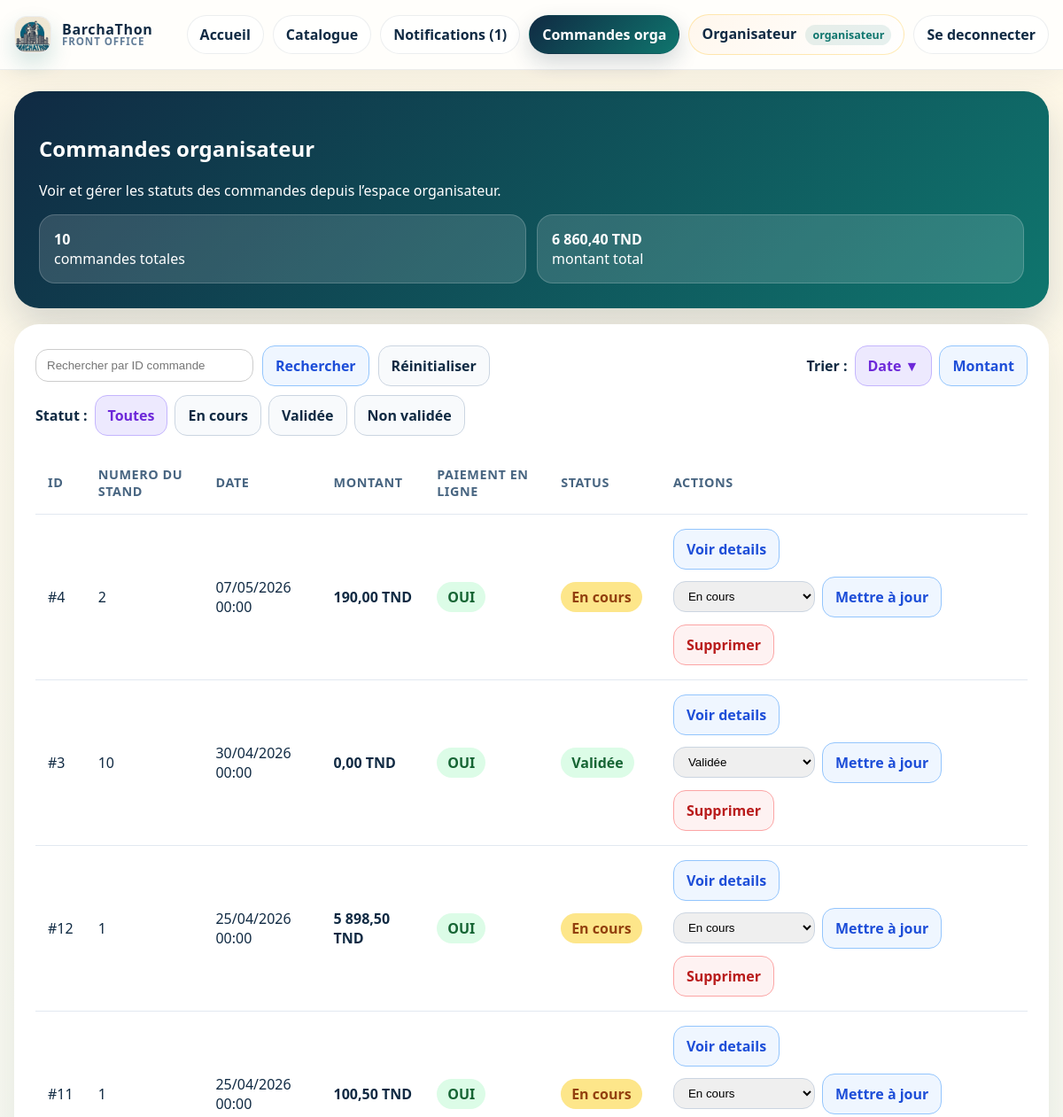
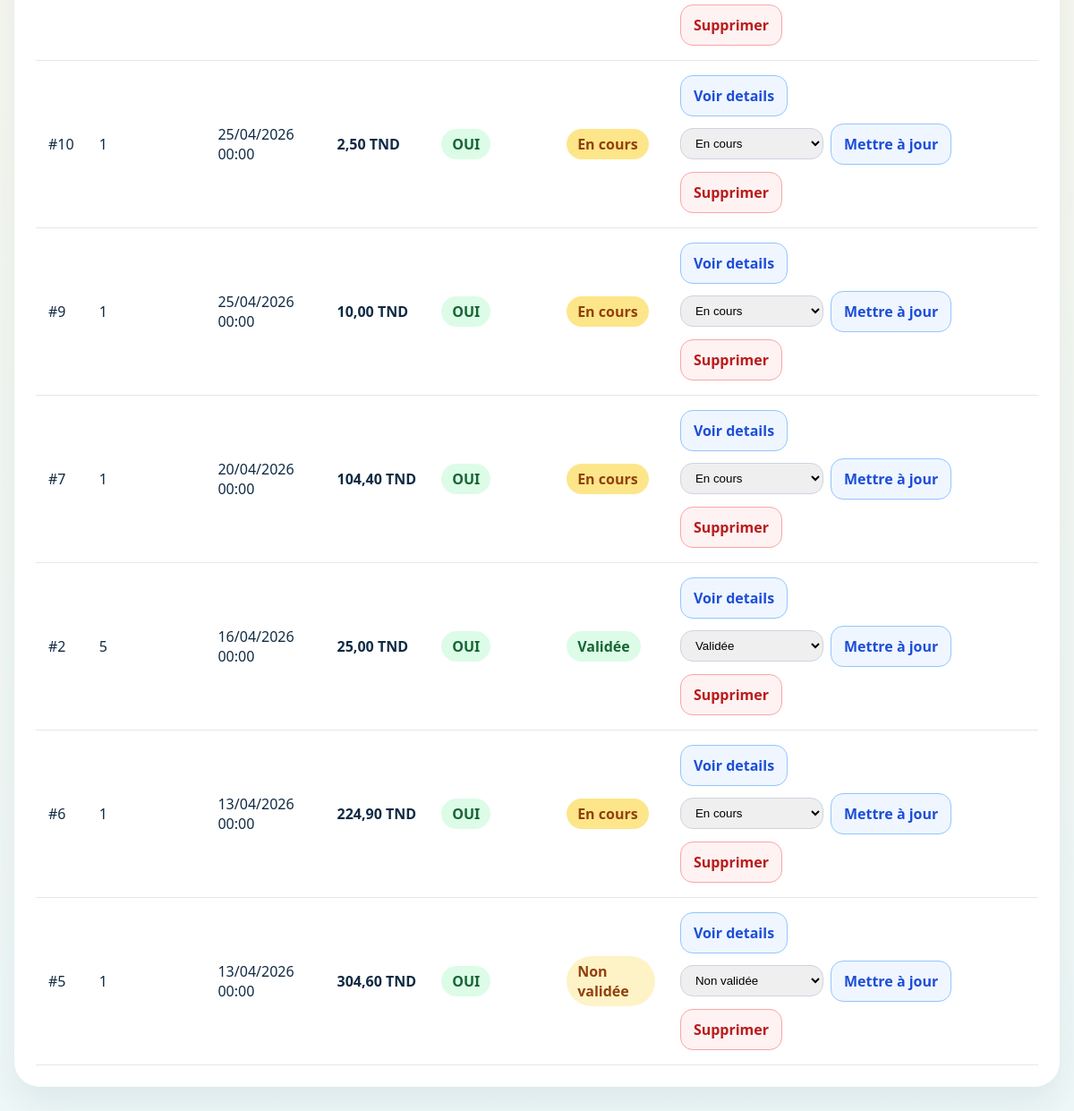
Page /View/FrontOffice/commandesorganisateur.php on the committed database (2 pictures, top to bottom).
### tables this page shows
CREATE TABLE `commande` (
  `idcommande` int(11) NOT NULL,
  `idutilisateur` int(11) NOT NULL,
  `idstand` int(11) NOT NULL,
  `datecommande` date NOT NULL,
  `statut` varchar(100) NOT NULL DEFAULT 'En cours',
  `montanttotale` float NOT NULL,
  `modePaiement` varchar(100) NOT NULL
);

### Controller/CommandeController.php (called while the page is built, shortened)
<?php
class CommandeController {
    public function listCommandes() {
        return $this->listCommandesFiltered();
    }
    public function listCommandesFiltered($search = '', $sort = 'datecommande', $dir = 'DESC') {
        $allowedSort = ['datecommande', 'montanttotale', 'idcommande', 'idutilisateur', 'idstand'];
        $dir = strtoupper($dir) === 'ASC' ? 'ASC' : 'DESC';
        $sort = in_array($sort, $allowedSort) ? $sort : 'datecommande';
        $sql = "SELECT * FROM commande";
        $params = [];
        $sql .= " ORDER BY $sort $dir";
        $db = config::getConnexion();
        try {
            $stmt = $db->prepare($sql);
            $stmt->execute($params);
            return $stmt;
        } catch (Exception $e) {
            die('Error:' . $e->getMessage());
        }
    }
}
?>

### View/FrontOffice/commandesorganisateur.php (the view, shortened to what this page needs)
<?php
include '../../Controller/CommandeController.php';
$searchId = trim($_GET['search_id'] ?? '');
$sort_by = $_GET['sort_by'] ?? 'date';
$sort_order = $_GET['sort_order'] ?? 'desc';
$statusFilter = $_GET['status'] ?? 'all';
$commandeC = new CommandeController();
$list = $commandeC->listCommandes();
$commandes = $list->fetchAll();
usort($commandes, function ($a, $b) use ($sort_by, $sort_order) {
    if ($sort_by === 'montant') {
        $comparison = (float) ($a['montanttotale'] ?? 0) <=> (float) ($b['montanttotale'] ?? 0);
    } else {
        $comparison = strtotime($a['datecommande']) <=> strtotime($b['datecommande']);
    }
    return $sort_order === 'asc' ? $comparison : -$comparison;
});
$totalOrders = count($commandes);
$totalAmount = 0;
foreach ($commandes as $commande) {
    $totalAmount += (float) ($commande['montanttotale'] ?? 0);
}
?>
<!DOCTYPE html>
<html lang="fr"><head><meta http-equiv="Content-Type" content="text/html; charset=UTF-8">
</head>
<body>
<div class="fo-topbar">
    <div class="fo-topbar-shell">
        <a class="fo-brand" href="index.php">
            <img class="fo-brand-mark" src="./Mes commandes_files/LOGO.jpg" alt="BarchaThon">
            <span class="fo-brand-text"><span>BarchaThon</span><small>Front Office</small></span>
        </a>
        <nav class="fo-nav">
            <a class="fo-link" href="index.php">Accueil</a>
            <a class="fo-link" href="produit.php">Catalogue</a>
            <a class="fo-link" href="notifications.php">Notifications (1)</a>
            <a class="fo-link active" href="commandesorganisateur.php">Commandes orga</a>
            <a class="fo-profile" href="profile.php">Organisateur <span class="fo-profile-role">organisateur</span></a>
            <a class="fo-link" href="Mes commandes.php?action=logout">Se deconnecter</a>
        </nav>
    </div>
</div>
    <div class="wrap">
        <section class="hero">
            <h1>Commandes organisateur</h1>
            <p>Voir et gérer les statuts des commandes depuis l’espace organisateur.</p>
            <div class="meta">
                <div class="meta-card"><strong><?php echo $totalOrders; ?></strong><div>commandes totales</div></div>
                <div class="meta-card"><strong><?php echo number_format($totalAmount, 2, ',', ' ') . ' TND'; ?></strong><div>montant total</div></div>
            </div>
        </section>
        <section class="panel">
            <div class="table-wrap" style="margin-bottom:18px; display:flex; flex-wrap:wrap; gap:10px; align-items:center; justify-content:space-between;">
                <form method="get" style="display:flex; flex-wrap:wrap; gap:10px; align-items:center;">
                    <input type="text" name="search_id" value="<?php echo htmlspecialchars($searchId); ?>" placeholder="Rechercher par ID commande" style="padding:10px 12px; border-radius:14px; border:1px solid #ccc; min-width:220px;" />
                    <button type="submit" class="btn btn-details">Rechercher</button>
                    <a href="commandesorganisateur.php" class="btn btn-secondary">Réinitialiser</a>
                </form>
                <div style="display:flex; flex-wrap:wrap; gap:8px; align-items:center;">
                    <span style="font-weight:700; color:#102a43;">Trier :</span>
                    <?php
                    $dateArrow = $sort_by === 'date' ? ($sort_order === 'asc' ? '▲' : '▼') : '';
                    $nextOrder = $sort_order === 'asc' ? 'desc' : 'asc';
                    ?>
                    <a class="btn <?php echo $sort_by === 'date' ? 'btn-edit' : 'btn-details'; ?>" href="<?php echo '?'.http_build_query(array_merge($_GET, ['sort_by' => 'date', 'sort_order' => $sort_by === 'date' ? $nextOrder : 'desc'])); ?>">Date <?php echo $dateArrow; ?></a>
                    <a class="btn <?php echo $sort_by === 'montant' ? 'btn-edit' : 'btn-details'; ?>" href="<?php echo '?'.http_build_query(array_merge($_GET, ['sort_by' => 'montant', 'sort_order' => $sort_by === 'montant' ? $nextOrder : 'desc'])); ?>">Montant <?php echo $montantArrow; ?></a>
                </div>
                <div style="display:flex; flex-wrap:wrap; gap:8px; align-items:center;">
                    <span style="font-weight:700; color:#102a43;">Statut :</span>
                    <?php $statusOptions = ['all' => 'Toutes', 'en cours' => 'En cours', 'validée' => 'Validée', 'non valide' => 'Non validée']; ?>
                    <?php foreach ($statusOptions as $value => $label): ?>
                        <a class="btn <?php echo $statusFilter === $value ? 'btn-edit' : 'btn-secondary'; ?>" href="<?php echo '?'.http_build_query(array_merge($_GET, ['status' => $value])); ?>"><?php echo $label; ?></a>
                    <?php endforeach; ?>
                </div>
            </div>
            <div class="table-wrap">
                <?php if ($totalOrders > 0): ?>
                <table>
                    <thead>
                        <tr>
                            <th>ID</th>
                            <th>Numero du stand</th>
                            <th>Date</th>
                            <th>Montant</th>
                            <th>Paiement en ligne</th>
                            <th>Status</th>
                            <th>Actions</th>
                        </tr>
                    </thead>
                    <tbody>
                        <?php foreach ($commandes as $commande): ?>
                        <?php
                            $statusClass = 'badge-pending';
                            switch (strtolower($commande['statut'])) {
                                case 'en cours':
                                    $statusClass = 'badge-waiting';
                                    $statusLabel = 'En cours';
                                    break;
                                case 'validée':
                                    $statusClass = 'badge-valid';
                                    $statusLabel = 'Validée';
                                    break;
                                case 'non valide':
                                    $statusClass = 'badge-pending';
                                    $statusLabel = 'Non validée';
                                    break;
                            }
                        ?>
                        <tr>
                            <td>#<?php echo $commande['idcommande']; ?></td>
                            <td><?php echo $commande['idstand']; ?></td>
                            <td><?php echo date('d/m/Y H:i', strtotime($commande['datecommande'])); ?></td>
                            <td><strong><?php echo number_format($commande['montanttotale'], 2, ',', ' ') . ' TND'; ?></strong></td>
                            <td><span class="badge badge-paid">OUI</span></td>
                            <td><span class="badge <?php echo $statusClass; ?>"><?php echo $statusLabel; ?></span></td>
                            <td>
                                <div style="display:flex; gap:8px; align-items:center; flex-wrap:wrap;">
                                    <a class="btn btn-details" href="orderDetails.php?id=<?php echo htmlspecialchars($commande['idcommande']); ?>">Voir details</a>
                                    <form method="post" style="display:flex; gap:8px; align-items:center; margin:0; flex-wrap:nowrap;">
                                        <select name="new_status" class="form-select-sm">
                                            <?php
                                            $statusValues = ['en cours' => 'En cours', 'validée' => 'Validée', 'non valide' => 'Non validée'];
                                            foreach ($statusValues as $value => $label):
                                                $selected = strtolower($commande['statut']) === strtolower($value) ? 'selected' : '';
                                            ?>
                                                <option value="<?php echo htmlspecialchars($value); ?>" <?php echo $selected; ?>><?php echo htmlspecialchars($label); ?></option>
                                            <?php endforeach; ?>
                                        </select>
                                        <button type="submit" class="btn btn-details">Mettre à jour</button>
                                    </form>
                                    <form method="post" style="display:flex; margin:0;">
                                        <button type="submit" class="btn btn-delete" onclick="return confirm('Supprimer cette commande ?');">Supprimer</button>
                                    </form>
                                </div>
                            </td>
                        </tr>
                        <?php endforeach; ?>
                    </tbody>
                </table>
                <?php endif; ?>
            </div>
        </section>
    </div>
</body>
</html>

### View/FrontOffice/commandesorganisateur.php (style rules this page uses)
body { margin:0; font-family:"Segoe UI",sans-serif; background:linear-gradient(180deg,#fff8e7,#eef8f8); color:#102a43; }
.wrap { width:min(1200px, calc(100% - 32px)); margin:24px auto 40px; }
.hero { background:linear-gradient(135deg,#102a43,#0f766e); color:#fff; border-radius:28px; padding:28px; box-shadow:0 20px 40px rgba(16,42,67,.16); }
.panel { margin-top:18px; background:#fff; border-radius:28px; padding:24px; box-shadow:0 18px 40px rgba(16,42,67,.08); overflow:hidden; }
.table-wrap { overflow:auto; }
table { width:100%; border-collapse:collapse; min-width:900px; }
th, td { padding:16px 14px; text-align:left; border-bottom:1px solid #e2e8f0; vertical-align:middle; }
th { color:#486581; font-size:.9rem; text-transform:uppercase; letter-spacing:.04em; }
.badge { display:inline-flex; align-items:center; padding:6px 12px; border-radius:999px; font-weight:700; }
.badge-paid { background:#dcfce7; color:#166534; }
.badge-pending { background:#fef3c7; color:#92400e; }
.badge-valid { background:#dcfce7; color:#166534; }
.badge-waiting { background:#fde68a; color:#92400e; }
.btn, .btn-inline { display:inline-flex; align-items:center; gap:8px; text-decoration:none; border:0; border-radius:14px; padding:11px 14px; font:inherit; font-weight:700; cursor:pointer; }
.btn-delete { background:#fef2f2; color:#b91c1c; border:1px solid #fca5a5; }
.btn-details { background:#eff6ff; color:#1d4ed8; border:1px solid #93c5fd; }
.btn-edit { background:#ede9fe; color:#6d28d9; border:1px solid #c4b5fd; }
.btn-secondary { background:#f8fafc; color:#102a43; border:1px solid #cbd5e1; }
.form-select-sm { padding:8px 12px; border:1px solid #cbd5e1; border-radius:14px; min-width:160px; }
.meta { display:grid; grid-template-columns:repeat(auto-fit,minmax(180px,1fr)); gap:12px; margin-top:16px; }
.meta-card { background:rgba(255,255,255,.14); border:1px solid rgba(255,255,255,.18); border-radius:18px; padding:16px; }
.fo-topbar { position: sticky; top: 0; z-index: 1000; backdrop-filter: blur(16px); background: rgba(255, 255, 255, 0.82); border-bottom: 1px solid rgba(16, 42, 67, 0.08); box-shadow: 0 10px 30px rgba(16, 42, 67, 0.06); }
.fo-topbar-shell { width: min(1180px, calc(100% - 32px)); margin: 0 auto; min-height: 78px; display: flex; align-items: center; justify-content: space-between; gap: 16px; }
.fo-brand { display: inline-flex; align-items: center; gap: 12px; text-decoration: none; color: #102a43; font-weight: 900; letter-spacing: 0.04em; }
.fo-brand-mark { width: 40px; height: 40px; border-radius: 14px; object-fit: cover; display: block; background: white; box-shadow: 0 12px 24px rgba(15, 118, 110, 0.18); border: 1px solid rgba(16, 42, 67, 0.08); }
.fo-brand-text { display: grid; line-height: 1.05; }
.fo-brand-text small { color: #627d98; font-size: 0.72rem; letter-spacing: 0.08em; text-transform: uppercase; }
.fo-nav { display: flex; align-items: center; gap: 10px; flex-wrap: wrap; justify-content: flex-end; }
.fo-link, .fo-profile, .fo-cta { text-decoration: none; border-radius: 999px; padding: 10px 14px; font-weight: 700; transition: transform 0.18s ease, background 0.18s ease, box-shadow 0.18s ease; }
.fo-link { color: #102a43; background: rgba(255, 255, 255, 0.76); border: 1px solid rgba(16, 42, 67, 0.08); }
.fo-link.active { color: white; background: linear-gradient(135deg, #102a43, #0f766e); box-shadow: 0 10px 24px rgba(16, 42, 67, 0.18); }
.fo-profile { color: #102a43; background: linear-gradient(135deg, #fff7ed, #ffffff); border: 1px solid rgba(255, 183, 3, 0.28); }
.fo-profile-role { display: inline-block; margin-left: 6px; padding: 3px 8px; border-radius: 999px; background: rgba(15, 118, 110, 0.1); color: #0f766e; font-size: 0.78rem; }

### rows in the picture
commande: idcommande "4", idstand "2", datecommande "07/05/2026 00:00", montanttotale "190,00", statut "En cours"
commande: idcommande "3", idstand "10", datecommande "30/04/2026 00:00", montanttotale "0,00", statut "Validée"
commande: idcommande "12", idstand "1", datecommande "25/04/2026 00:00", montanttotale "5 898,50", statut "En cours"
commande: idcommande "11", idstand "1", datecommande "25/04/2026 00:00", montanttotale "100,50", statut "En cours"
commande: idcommande "10", idstand "1", datecommande "25/04/2026 00:00", montanttotale "2,50", statut "En cours"
commande: idcommande "9", idstand "1", datecommande "25/04/2026 00:00", montanttotale "10,00", statut "En cours"
commande: idcommande "7", idstand "1", datecommande "20/04/2026 00:00", montanttotale "104,40", statut "En cours"
commande: idcommande "2", idstand "5", datecommande "16/04/2026 00:00", montanttotale "25,00", statut "Validée"
commande: idcommande "6", idstand "1", datecommande "13/04/2026 00:00", montanttotale "224,90", statut "En cours"
commande: idcommande "5", idstand "1", datecommande "13/04/2026 00:00", montanttotale "304,60", statut "Non validée"

### other values in the picture
$totalOrders "10"
$totalAmount "6 860,40"
$dateArrow "▼"
$label "Toutes"
$label "En cours"
$label "Validée"
$label "Non validée"
form field new_status "En cours"
form field new_status "Validée"
form field new_status "Non validée"
